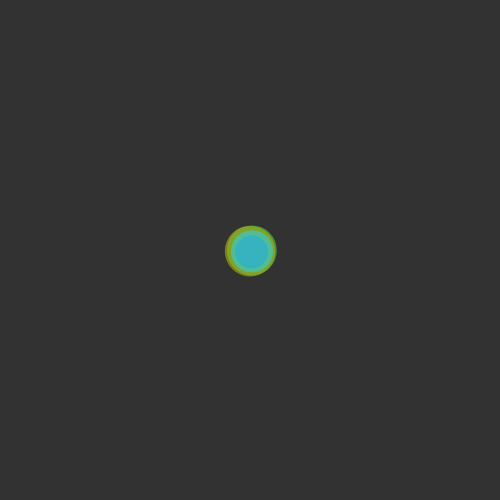
Frame 1 (no input)
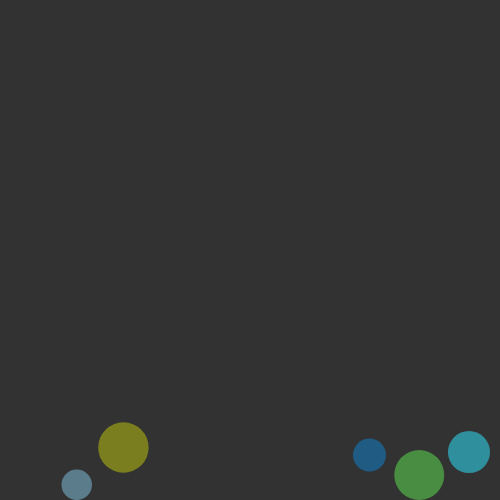
Frame 60 (no input)
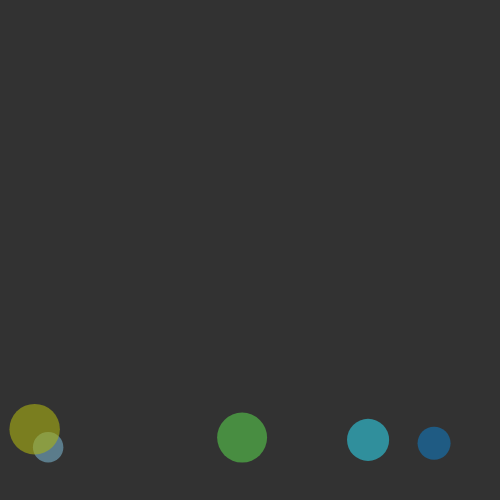
Frame 120 (the mouse pressed at the canvas centre since frame 60)

The p5.js sketch that drew these frames (run headless with seeded random() and noise() and a simulated clock; from frame 60 on, the mouse is pressed at the canvas centre):

// p5.js sketch
// ── sketch.js
let width = 500;
let height = 500;

let balls = []; 
let checkbox, windStrength;
let ballsSlider;

function setup(){
    createCanvas(width, height);
    let container = createDiv();
    container.style("width", String(width)+'px');
    // sutup containers for params 
    let windContainer = createDiv().id("windContainer");
    let ballsContainer = createDiv().id("ballsContainer");
    container.child(windContainer); 
    container.child(ballsContainer);

    // wind container
    checkbox = createCheckbox('Add wind', false);
    windStrength = createSlider(0, 5, 1, 0.5);
    windContainer.child(createSpan('Wind forces:')).child(checkbox);
    windContainer.child(createDiv('Force strength:')).child(windStrength);
    windContainer.style("display", "flex");
    windContainer.style("justify-content", "space-around");
    // balls container
    ballsSlider = createSlider(1, 30, 5, 1);
    ballsContainer.child(createDiv('Balls count: ')).child(ballsSlider);
    
    ballsContainer.style("display", "flex");
    ballsContainer.style("justify-content", "center");
    
    
    for (let i=0; i < ballsSlider.value(); i++){
        balls.push(new Ball());
    }
}

function draw(){
    background(50);
    // balls count changed
    if (ballsSlider.value() != balls.length){
        editBalls();
    }
    for (ball of balls){
        // wind force apply
        if (checkbox.checked()){
            let center = createVector(width/2, height/2);
            let mousePos = createVector(mouseX, mouseY);
            let wind = p5.Vector.sub(mousePos, center);
            wind.normalize();
            wind.mult(windStrength.value());
            drawVector(wind);
            ball.addForce(wind);    
        }
        ball.update();
        ball.show();
    }
}

// vector of wind direction
function drawVector(wind){
    stroke(150, 100);
    strokeWeight(1);
    line(width/2, height/2, width/2 + wind.x*20, height/2 + wind.y*20)
    fill(200, 0, 150, 150);
    strokeWeight(0);
    circle(width/2 + wind.x*20, height/2 + wind.y*20, 3);
}

function editBalls(){
    // remove balls
    if (ballsSlider.value() < balls.length){
        while (ballsSlider.value() < balls.length){
            balls.pop();
        }
    }
    // add balls
    if (ballsSlider.value() > balls.length){
        while (ballsSlider.value() > balls.length){
            balls.push(new Ball());
        }
    }
}
// ── ball.js
class Ball{
    constructor(){
        this.pos = createVector(width/2, height/2);
        this.prevPos = this.pos.copy();
        this.vel = createVector(1., 1.);
        this.acc = createVector(random(-2, 2), random(-2, 2));
        this.rad = random(10, 30);
        this.mass = this.rad/3; 
        this.color = {'r': random(0, 255), 'g': random(0, 255), 'b': random(0, 255)};
    }

    update(){
        let Gravity = createVector(0, 0.55);
        // Ft = M * G
        Gravity.mult(this.mass);
        this.addForce(Gravity);
        
        this.vel.add(this.acc);

        this.prevPos = this.pos.copy();
        this.pos.add(this.vel); 
        this.checkEdges();
    }

    show(){
        strokeWeight(0);
        fill(this.color.r, this.color.g, this.color.b, 150);
        circle(this.pos.x, this.pos.y, this.rad*2);
    }

    addForce(force){
        let f = p5.Vector.div(force, this.mass);
        this.acc.add(f);
        this.acc.setMag(1);
    }

    checkEdges(){
        if (this.vel.mag() > 0){
            
            // friction
            let firction_coef = -0.9;
            let frictionForce = this.vel.copy();
            
            // check left, right edges
            if (this.pos.x + this.rad >= width || this.pos.x - this.rad <= 0){
                frictionForce.x = 0;
                if (this.pos.x + this.rad >= width){
                    this.pos.x = width - this.rad;
                }
                if (this.pos.x - this.rad <= 0){
                    this.pos.x = this.rad;
                }
                // wall
                this.vel.x *= -0.85;
                if (this.prevPos.y - this.pos.y < 0){
                    firction_coef *= -1;
                }
                
                frictionForce.mult(firction_coef);
                this.addForce(frictionForce);

            }// left & right edges

            // check top, bottom edges
            if (this.pos.y + this.rad >= height || this.pos.y - this.rad <= 0){
                frictionForce.y = 0;
                if (this.pos.y + this.rad >= height){
                    this.pos.y = height - this.rad;
                }

                if (this.pos.y - this.rad <= 0){
                    this.pos.y = this.rad;
                }
                // wall
                this.vel.y *= -0.85;

                frictionForce.mult(firction_coef);
                this.addForce(frictionForce);

            }// top & bottom edges
        }
    }// end edges


}// end class
